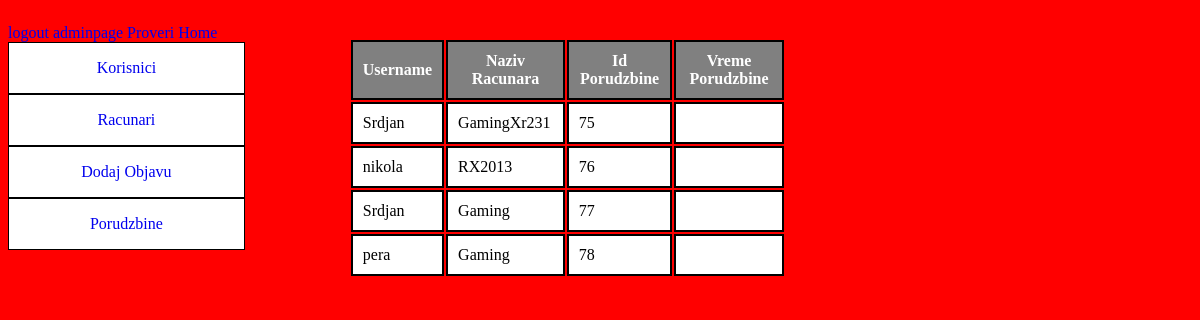
The app's page /porudzbine.php (signed in) with its own data.
### tables this page shows
CREATE TABLE IF NOT EXISTS `korisnik` (
  `id_korisnik` int(255) NOT NULL AUTO_INCREMENT,
  `username` varchar(55) NOT NULL,
  `password` varchar(55) NOT NULL,
  `email` varchar(55) NOT NULL,
  `telefon` int(255) NOT NULL,
  `adresa` varchar(255) NOT NULL,
  `id_privilegija` int(255) NOT NULL,
  PRIMARY KEY (`id_korisnik`)
);

CREATE TABLE IF NOT EXISTS `racunar` (
  `id_racunara` int(255) NOT NULL AUTO_INCREMENT,
  `naziv` varchar(255) NOT NULL,
  `ram` varchar(255) NOT NULL,
  `os` varchar(255) NOT NULL,
  `slika` varchar(255) NOT NULL,
  `id_procesor` int(255) NOT NULL,
  `id_graf` int(255) NOT NULL,
  PRIMARY KEY (`id_racunara`)
);

CREATE TABLE IF NOT EXISTS `porudzbina` (
  `id_porudzbine` int(255) NOT NULL AUTO_INCREMENT,
  `id_korisnik` int(255) NOT NULL,
  `id_proizvod` int(255) NOT NULL,
  `vreme_porudzbine` varchar(255) NOT NULL,
  PRIMARY KEY (`id_porudzbine`)
);

### porudzbine.php (the view, shortened to what this page needs)
<html>
<head>
<link rel="stylesheet" href="css/korisnici.css">
</head>
<body>
<ol>
<a href="logoutscript.php">logout</a>
<a href="admin.php">adminpage</a>
<a href="home.php">Proveri Home</a>
<a href="korisnici.php"><li>Korisnici</li></a>
<a href="racunari.php"><li>Racunari</li></a>
<a href="dodaj.php"><li>Dodaj Objavu</li></a>
<a href="porudzbine.php"><li>Porudzbine</li></a>
</ol>
</body>
</html>
<?php
include 'connect.php';
$sql="SELECT korisnik.username,racunar.naziv,porudzbina.id_porudzbine FROM `korisnik`
INNER JOIN `porudzbina`
ON korisnik.id_korisnik=porudzbina.id_korisnik INNER JOIN `racunar` ON porudzbina.id_proizvod=racunar.id_racunara;";
$results=mysqli_query($conn,$sql);
echo '<table class="tabela">';
echo "<thead><tr><th>Username</th><th>Naziv Racunara</th>
<th>Id Porudzbine</th><th>Vreme Porudzbine</tr></thead><tbody>";
while($row = $results->fetch_assoc())
{
    echo "<tr><td>".$row['username']."</td><td>".$row['naziv']."
    </td><td>".$row['id_porudzbine']."</td><td>".$row['vreme_porudzbine']."</td></tr>";
}
echo "</tbody></table>";
?>

### css/korisnici.css (style rules this page uses)
body { background-color:red; }
ol { width:20%; height:50%; padding:0px; display:inline-block; vertical-align:top; }
li { border:1px solid black; height:50px; text-align:center; list-style-type:none; line-height:50px; background-color:rgb(255,255,255); }
a { text-decoration:none; }
.tabela { width: 36.9%; display:inline-block; margin-top:30px; margin-left:100px; }
.tabela th { border:2px solid black; padding: 10px; background-color:gray; color:white; }
.tabela td { border:2px solid black; padding: 10px; color:black; background-color:white; }

### records on screen
korisnik: username "Srdjan", racunar.naziv "GamingXr231", porudzbina.id_porudzbine "75", racunar.naziv "Gaming", porudzbina.id_porudzbine "77"
korisnik: username "nikola", racunar.naziv "RX2013", porudzbina.id_porudzbine "76"
korisnik: username "pera", racunar.naziv "Gaming", porudzbina.id_porudzbine "78"
